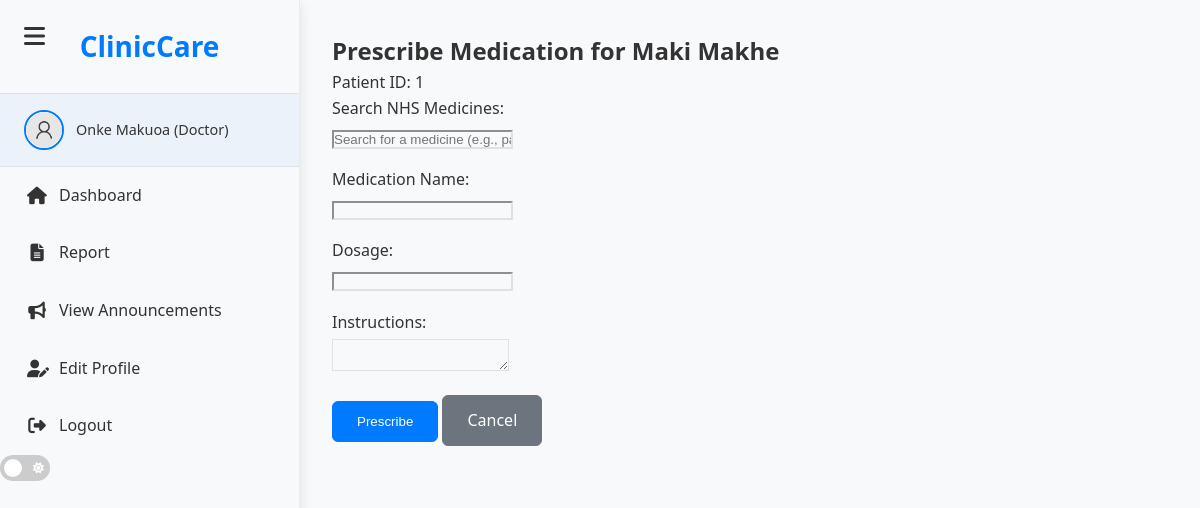
Screenshot of /prescription_page/1 (signed in) with the database file from the repository.
### models.py (models this page shows, shortened)
class Patient(db.Model):
    __tablename__ = 'patients'
    id = db.Column(db.Integer, primary_key=True)
    first_name = db.Column(db.String(100), nullable=False)
    last_name = db.Column(db.String(100), nullable=False)
    date_of_birth = db.Column(db.String(20))
    gender = db.Column(db.String(10))
    address = db.Column(db.Text)
    phone = db.Column(db.String(20))
    email = db.Column(db.String(120))
    emergency_contact_name = db.Column(db.String(100))
    emergency_contact_phone = db.Column(db.String(20))
    medical_history = db.Column(db.Text)
    allergies = db.Column(db.Text)
    current_medications = db.Column(db.Text)
    employee_id = db.Column(db.Integer, db.ForeignKey('employees.id'))
    clinic = db.Column(db.String(50), default='Clinic A')
    created_at = db.Column(db.DateTime, default=datetime.utcnow)
    status = db.Column(db.String(20), default='active')
    appointments = db.relationship('Appointment', backref='patient', lazy=True)
    prescriptions = db.relationship('Prescription', backref='patient', lazy=True)
    visits = db.relationship('Visit', backref='patient', lazy=True)
    emergency_requests = db.relationship('EmergencyRequest', backref='patient', lazy=True)
    payments = db.relationship('Payment', backref='patient', lazy=True)
    helped = db.relationship('HelpedPatient', backref='patient', lazy=True)

### script.py (the view, shortened to what this page needs)
@csrf.exempt
@app.route('/prescription_page/<int:patient_id>', methods=['GET', 'POST'])
def prescription_page(patient_id):
    if 'username' not in session or session.get('role') not in ['doctor', 'nurse']:
        logger.error(f"Unauthorized access to prescription_page: username={session.get('username')}, role={session.get('role')}")
        return redirect(url_for('login_page'))
    conn = None
    try:
        conn = get_db_connection()
        c = conn.cursor()
        c.execute("SELECT id, first_name, last_name FROM patients WHERE id = ?", (patient_id,))
        patient = c.fetchone()
        if not patient:
            logger.error(f"Patient not found: patient_id={patient_id}")
            flash('Patient not found.', 'error')
            return redirect(url_for('doctor_dashboard'))
        patient_data = {
            'id': patient['id'],
            'first_name': patient['first_name'],
            'last_name': patient['last_name']
        }
        user_details = get_user_details(conn, session['username'])
        logger.debug(f"Rendering prescription_page for patient_id={patient_id}, username={session['username']}")
        return render_template('prescription_page.html', patient=patient_data, user_details=user_details)
    except Exception as e:
        logger.error(f"Error in prescription_page: {str(e)}")
        flash(f'An error occurred: {str(e)}', 'error')
        return redirect(url_for('doctor_dashboard'))
    finally:
        if conn:
            conn.close()

### script.py (called while the page is built)
def get_db_connection():
    if 'db' in g:
        return g.db
    try:
        conn = sqlite3.connect('clinicinfo.db', check_same_thread=False)
        conn.row_factory = sqlite3.Row
        return conn
    except Exception as e:
        logger.error(f"Failed to create fallback DB connection: {e}")
        raise

@app.before_request
def before_request():
    g.db = get_db_connection()

@app.before_request
def generate_csrf():
    if 'csrf_token' not in session:
        session['csrf_token'] = secrets.token_hex(16)

@app.teardown_appcontext
def teardown_db(e=None):
    db = g.pop('db', None)
    if db is not None:
        db.close()

def get_user_details(conn, user_id):
    try:
        c = conn.cursor()
        c.execute("SELECT * FROM employees WHERE staff_number = ?", (user_id,))
        user = c.fetchone()
        return dict(user) if user else {}
    except sqlite3.Error as e:
        logger.error(f"Error fetching user details: {e}")
        return {}

### templates/prescription_page.html (shortened to what this page needs)
{% extends "base.html" %}
{% block content %}
<div class="container mx-auto px-4 py-8 prescription-container">
    <header class="mb-8">
        <h2 class="text-3xl font-bold">Prescribe Medication for {{ patient.first_name }} {{ patient.last_name }}</h2>
        <p class="text-lg text-gray-600">Patient ID: {{ patient.id }}</p>
    </header>
    <form method="POST" action="{{ url_for('prescription_page', patient_id=patient.id) }}" class="bg-white rounded-lg shadow-md p-6">
        <div class="form-group mb-4">
            <label for="nhsMedicineSearch" class="block text-sm font-medium text-gray-700">Search NHS Medicines:</label>
            <input type="text" id="nhsMedicineSearch" placeholder="Search for a medicine (e.g., paracetamol)..." autocomplete="off" class="mt-1 p-2 w-full border rounded-md">
        </div>
        <div class="form-group mb-4">
            <label for="medication_name" class="block text-sm font-medium text-gray-700">Medication Name:</label>
            <input type="text" id="medication_name" name="medication_name" required class="mt-1 p-2 w-full border rounded-md">
        </div>
        <div class="form-group mb-4">
            <label for="dosage" class="block text-sm font-medium text-gray-700">Dosage:</label>
            <input type="text" id="dosage" name="dosage" required class="mt-1 p-2 w-full border rounded-md">
        </div>
        <div class="form-group mb-4">
            <label for="instructions" class="block text-sm font-medium text-gray-700">Instructions:</label>
            <textarea id="instructions" name="instructions" class="mt-1 p-2 w-full border rounded-md"></textarea>
        </div>
        <div class="flex justify-end gap-4">
            <button type="submit" class="btn btn-primary">Prescribe</button>
            <a href="{{ url_for('view_patient', id=patient.id) }}" class="btn btn-secondary">Cancel</a>
        </div>
    </form>
</div>
{% endblock %}

### static/css/baseSidebar.css (style rules this page uses)
* { margin: 0; padding: 0; box-sizing: border-box; }
html, body { height: 100%; font-family: 'Segoe UI', Tahoma, Geneva, Verdana, sans-serif; line-height: 1.6; color: var(--text-color, #333); background-color: var(--bg-color, #f8f9fa); }
:root { --bg-color: #f8f9fa; --sidebar-bg: #ffffff; --sidebar-border: #e9ecef; --text-color: #333; --text-muted: #6c757d; --link-color: #007bff; --link-hover: #0056b3; --card-bg: #ffffff; --border-color: #dee2e6; --shadow: 0 0.125rem 0.25rem rgba(0, 0, 0, 0.075); --transition: all 0.3s ease; --current-time: "02:35 PM SAST, October 22, 2025"; }
.dashboard-page { display: flex; min-height: 100vh; }
.btn { display: inline-block; padding: 0.75rem 1.5rem; border: 1px solid transparent; border-radius: 0.375rem; text-decoration: none; font-weight: 500; cursor: pointer; transition: var(--transition); }
.btn-primary { background: var(--link-color); color: white; border-color: var(--link-color); }
.btn-secondary { background: var(--text-muted); color: white; border-color: var(--text-muted); }
.form-group { margin-bottom: 1rem; }
.form-group label { display: block; margin-bottom: 0.25rem; font-weight: 500; color: var(--text-color); }

### static/css/doctor.css (style rules this page uses)
html[data-theme="light"] { --bg: #f8f9fa; --bg-alt: #ffffff; --text: #333333; --text-muted: #6c757d; --border: #dee2e6; --primary: #007bff; --success: #28a745; --danger: #dc3545; --card-bg: #ffffff; --sidebar-bg: #f8f9fa; --table-hover: #f1f3f5; --input-bg: #ffffff; --input-border: #ced4da; --shadow: 0 4px 12px rgba(0,0,0,0.1); }
body, .container, .card, .modal-content, .table, input, select, textarea { background-color: var(--bg) !important; color: var(--text) !important; border-color: var(--border) !important; }

### templates/base.html (style rules this page uses)
:root { --current-time: "02:35 PM SAST, October 22, 2025"; }
:root { animation: update-time 1s infinite; }

### rows the page displays
Patient: first_name "Maki", last_name "Makhe", id "1"

### other values shown
{{ session.username }} "Onke Makuoa"
{{ session.role | capitalize }} "Doctor"
